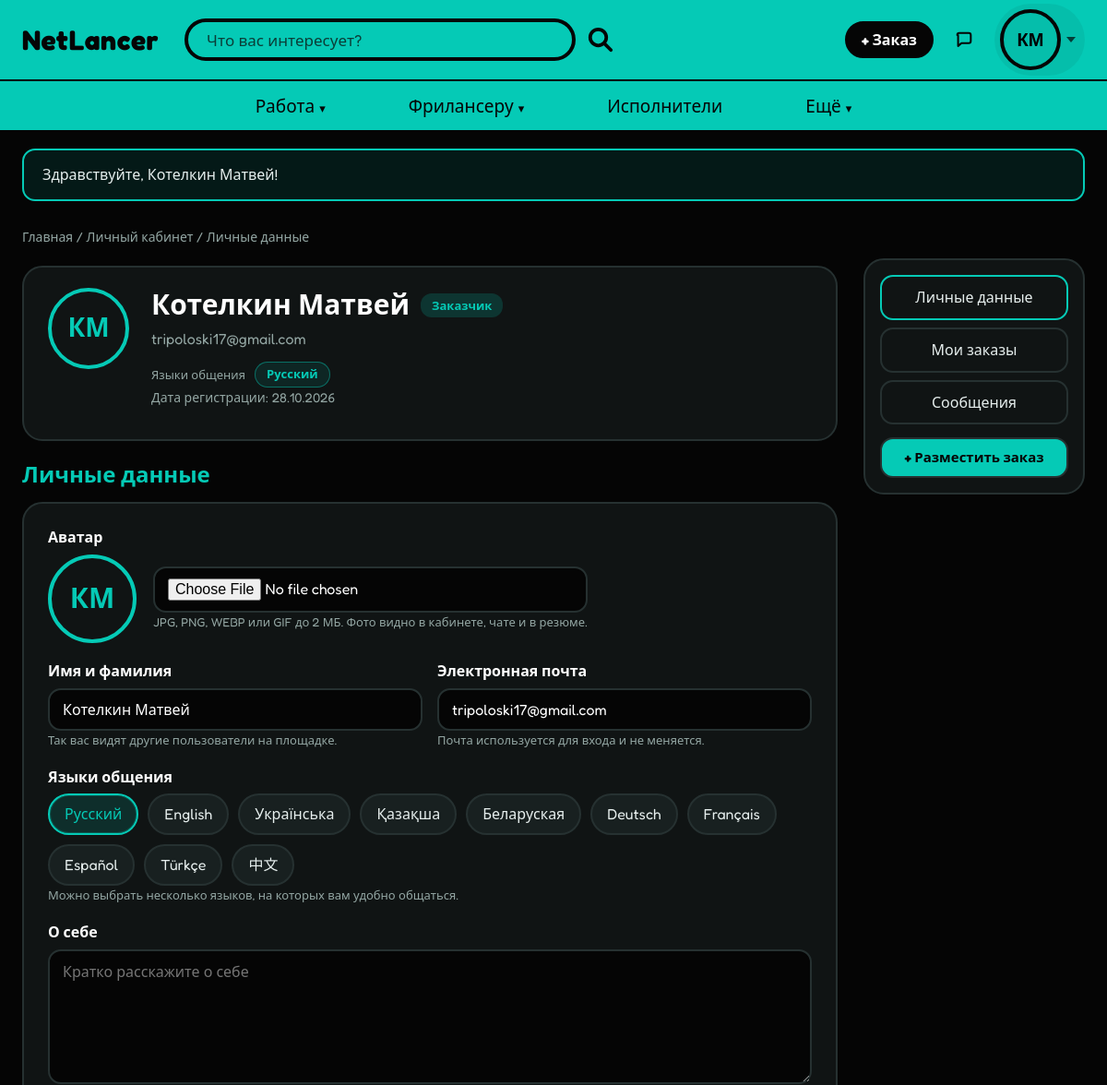
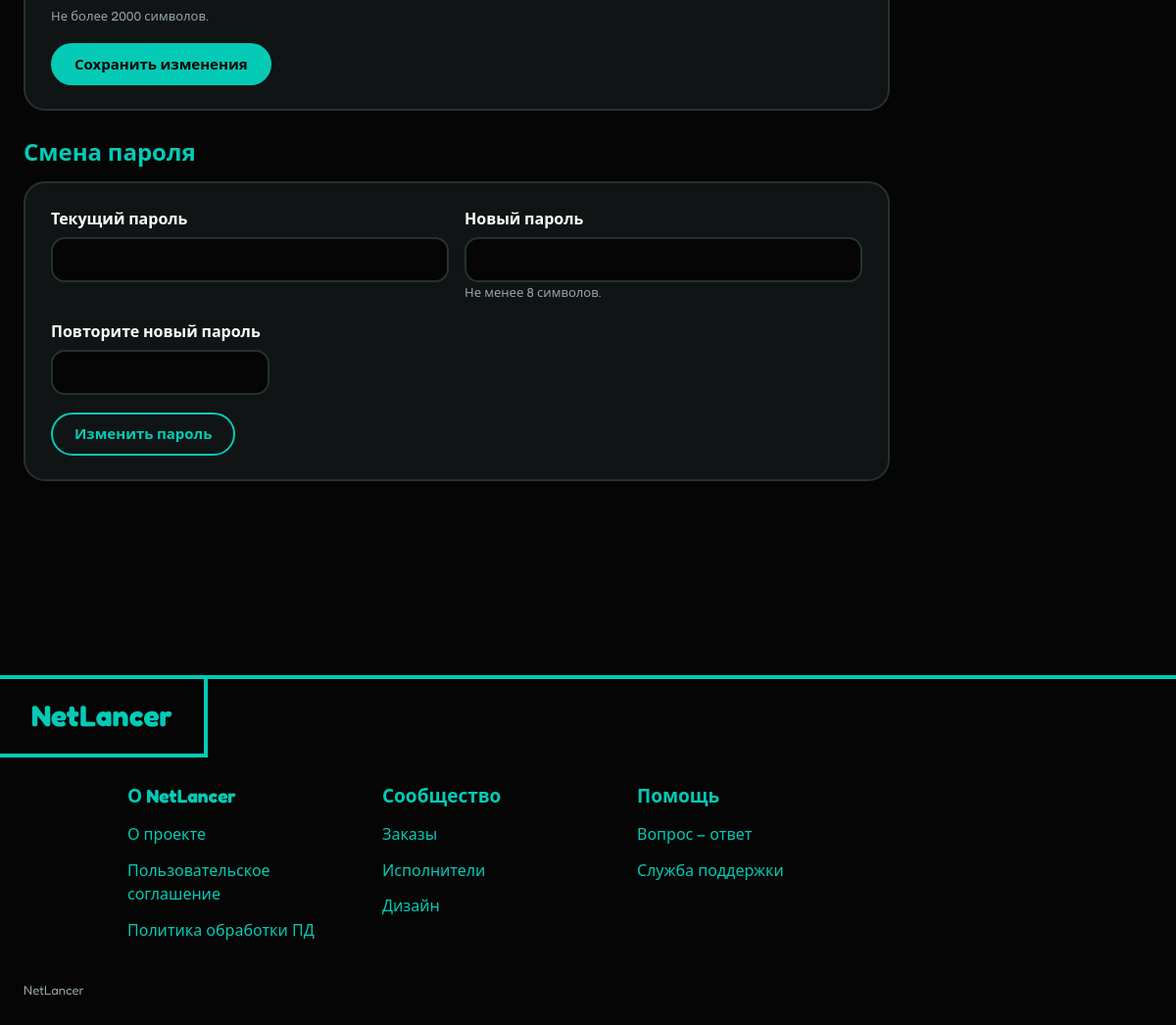
/?page=profile (signed in), run on the app's committed database (2 pictures, top to bottom).
### tables this page shows
CREATE TABLE `users` (
  `id` int(10) unsigned NOT NULL AUTO_INCREMENT,
  `name` varchar(100) NOT NULL,
  `email` varchar(150) NOT NULL,
  `password_hash` varchar(255) NOT NULL,
  `role` enum('customer','executor','admin') NOT NULL,
  `about` text DEFAULT NULL,
  `language` varchar(100) NOT NULL DEFAULT 'ru',
  `avatar` varchar(255) DEFAULT NULL,
  `is_blocked` tinyint(1) NOT NULL DEFAULT 0,
  `created_at` datetime NOT NULL DEFAULT current_timestamp(),
  PRIMARY KEY (`id`),
  UNIQUE KEY `uq_users_email` (`email`)
);

### controllers/CabinetController.php (called while the page is built, shortened)
<?php
class CabinetController
{
    public static function profile(): void
    {
        $user = require_login();
        $errors = [];
        render('cabinet/profile', ['title' => 'Профиль', 'user' => $user, 'errors' => $errors]);
    }
}

### index.php (called while the page is built, shortened)
<?php
require __DIR__ . '/core/db.php';
require __DIR__ . '/core/helpers.php';
$routes = [
    'home'     => ['HomeController', 'index'],
    'category' => ['HomeController', 'category'],
    'info'     => ['HomeController', 'info'],
    'register' => ['AuthController', 'register'],
    'login'    => ['AuthController', 'login'],
    'logout'   => ['AuthController', 'logout'],
    'orders'         => ['OrderController', 'index'],
    'order'          => ['OrderController', 'show'],
    'order_create'   => ['OrderController', 'create'],
    'order_edit'     => ['OrderController', 'edit'],
    'order_cancel'   => ['OrderController', 'cancel'],
    'order_deliver'  => ['OrderController', 'deliver'],
    'order_complete' => ['OrderController', 'complete'],
    'order_review'   => ['OrderController', 'review'],
    'response_create'   => ['ResponseController', 'create'],
    'response_withdraw' => ['ResponseController', 'withdraw'],
    'response_accept'   => ['ResponseController', 'accept'],
    'resumes'     => ['ResumeController', 'index'],
    'resume'      => ['ResumeController', 'show'],
    'resume_edit' => ['ResumeController', 'edit'],
    'cabinet' => ['CabinetController', 'index'],
    'profile' => ['CabinetController', 'profile'],
    'chats'       => ['ChatController', 'index'],
    'chat'        => ['ChatController', 'show'],
    'chat_start'  => ['ChatController', 'start'],
    'chat_poll'   => ['ChatController', 'poll'],
    'chat_send'   => ['ChatController', 'send'],
    'chat_delete' => ['ChatController', 'delete'],
    'admin'              => ['AdminController', 'index'],
    'admin_orders'       => ['AdminController', 'orders'],
    'admin_order_action' => ['AdminController', 'orderAction'],
    'admin_users'        => ['AdminController', 'users'],
    'admin_user_block'   => ['AdminController', 'blockUser'],
    'admin_resumes'      => ['AdminController', 'resumes'],
    'admin_resume_hide'  => ['AdminController', 'hideResume'],
    'admin_categories'   => ['AdminController', 'categories'],
    'admin_dialog'       => ['AdminController', 'dialog'],
];
$page = query('page') ?: 'home';
call_user_func($routes[$page]);

### core/db.php (called while the page is built, shortened)
<?php
function db(): PDO
{
    static $pdo = null;
    if ($pdo === null) {
        $dsn = 'mysql:host=' . DB_HOST . ';port=' . DB_PORT . ';dbname=' . DB_NAME . ';charset=utf8mb4';
        try {
            $pdo = new PDO($dsn, DB_USER, DB_PASS, [
                PDO::ATTR_ERRMODE => PDO::ERRMODE_EXCEPTION,
                PDO::ATTR_DEFAULT_FETCH_MODE => PDO::FETCH_ASSOC,
                PDO::ATTR_EMULATE_PREPARES => false,
            ]);
        } catch (PDOException $e) {
            http_response_code(500);
            exit('Не удалось подключиться к базе данных. Проверьте, что MySQL запущен, '
                . 'а настройки в config.php указаны верно.');
        }
    }
    return $pdo;
}
function db_one(string $sql, array $params = []): ?array
{
    $stmt = db()->prepare($sql);
    $stmt->execute($params);
    $row = $stmt->fetch();
    return $row ?: null;
}

### models/User.php (called while the page is built, shortened)
<?php
class User
{
    public static function find(int $id): ?array
    {
        return db_one('SELECT * FROM users WHERE id = ?', [$id]);
    }
}

### core/auth.php (called while the page is built, shortened)
<?php
function current_user(): ?array
{
    static $user = false;
    if ($user === false) {
        $user = null;
        if (!empty($_SESSION['user_id'])) {
            $user = User::find((int)$_SESSION['user_id']);
        }
    }
    return $user;
}
function require_login(): array
{
    $user = current_user();
    return $user;
}

### views/cabinet/profile.php (the view, shortened to what this page needs)
<div class="container cabinet">
    <div class="breadcrumbs">
        <a href="<?= url('home') ?>">Главная</a> /
        <a href="<?= url('cabinet') ?>">Личный кабинет</a> /
        Личные данные
    </div>
    <div class="lk-layout">
        <div class="lk-main">
            <section class="lk-card lk-card-compact">
                <div class="lk-card-main">
                    <?= user_avatar($user, 'avatar-light lk-avatar') ?>
                    <div class="lk-card-info">
                        <div class="lk-card-title">
                            <h1><?= e($user['name']) ?></h1>
                            <span class="badge badge-open"><?= e(ROLES[$user['role']]) ?></span>
                        </div>
                        <p class="muted"><?= e($user['email']) ?></p>
                        <?php $langRaw = $user['language'] ?? 'ru'; require __DIR__ . '/../partials/lang_chips.php'; ?>
                        <p class="small muted">Дата регистрации: <?= date_ru($user['created_at']) ?></p>
                    </div>
                </div>
            </section>
            <section class="lk-section">
                <div class="lk-section-head">
                    <h2>Личные данные</h2>
                </div>
                <form class="form panel lk-form" method="post" action="<?= url('profile') ?>" enctype="multipart/form-data">
                    <div class="field <?= isset($errors['avatar']) ? 'has-error' : '' ?>">
                        <label for="avatar">Аватар</label>
                        <div class="photo-edit">
                            <?= user_avatar($user, 'avatar-light photo-preview') ?>
                            <div>
                                <input class="input" type="file" id="avatar" name="avatar" accept="image/jpeg,image/png,image/webp,image/gif">
                                <div class="hint">JPG, PNG, WEBP или GIF до 2 МБ. Фото видно в кабинете, чате и в резюме.</div>
                            </div>
                        </div>
                    </div>
                    <div class="field-row">
                        <div class="field <?= isset($errors['name']) ? 'has-error' : '' ?>">
                            <label for="name">Имя и фамилия</label>
                            <input class="input" id="name" name="name" value="<?= e($user['name']) ?>" maxlength="100" required>
                            <div class="hint">Так вас видят другие пользователи на площадке.</div>
                        </div>
                        <div class="field">
                            <label for="email">Электронная почта</label>
                            <input class="input" id="email" value="<?= e($user['email']) ?>" disabled>
                            <div class="hint">Почта используется для входа и не меняется.</div>
                        </div>
                    </div>
                    <div class="field <?= isset($errors['language']) ? 'has-error' : '' ?>">
                        <label>Языки общения</label>
                        <div class="lang-picker" role="group" aria-label="Языки общения">
                            <?php foreach (LANGUAGES as $code => $label): ?>
                                <label class="lang-option">
                                    <span><?= e($label) ?></span>
                                </label>
                            <?php endforeach; ?>
                        </div>
                        <div class="hint">Можно выбрать несколько языков, на которых вам удобно общаться.</div>
                    </div>
                    <div class="field <?= isset($errors['about']) ? 'has-error' : '' ?>">
                        <label for="about">О себе</label>
                        <textarea class="input" id="about" name="about" rows="6" maxlength="2000"
                                  placeholder="Кратко расскажите о себе"><?= e($user['about']) ?></textarea>
                        <div class="hint">Не более 2000 символов.</div>
                    </div>
                    <button class="btn" type="submit">Сохранить изменения</button>
                </form>
            </section>
            <section class="lk-section">
                <div class="lk-section-head">
                    <h2>Смена пароля</h2>
                </div>
                <form class="form panel lk-form" method="post" action="<?= url('profile') ?>">
                    <div class="field-row">
                        <div class="field <?= isset($errors['current']) ? 'has-error' : '' ?>">
                            <label for="current">Текущий пароль</label>
                            <input class="input" type="password" id="current" name="current" required autocomplete="current-password">
                        </div>
                        <div class="field <?= isset($errors['new']) ? 'has-error' : '' ?>">
                            <label for="new">Новый пароль</label>
                            <input class="input" type="password" id="new" name="new" minlength="8" required autocomplete="new-password">
                            <div class="hint">Не менее 8 символов.</div>
                        </div>
                    </div>
                    <div class="field <?= isset($errors['new2']) ? 'has-error' : '' ?>">
                        <label for="new2">Повторите новый пароль</label>
                        <input class="input input-narrow" type="password" id="new2" name="new2" minlength="8" required autocomplete="new-password">
                    </div>
                    <button class="btn btn-outline" type="submit">Изменить пароль</button>
                </form>
            </section>
        </div>
        <?php require __DIR__ . '/../partials/lk_nav.php'; ?>
    </div>
</div>

### core/helpers.php (shortened to what this page needs)
<?php
function language_codes(?string $raw): array
{
    $codes = [];
    foreach (explode(',', (string)$raw) as $code) {
        $code = trim($code);
        if ($code !== '' && isset(LANGUAGES[$code]) && !in_array($code, $codes, true)) {
            $codes[] = $code;
        }
    }
    return $codes;
}
function language_label(?string $code): string
{
    $code = $code ?: 'ru';
    return LANGUAGES[$code] ?? $code;
}
function e($value): string
{
    return htmlspecialchars((string)$value, ENT_QUOTES, 'UTF-8');
}
function url(string $page, array $params = []): string
{
    return '?' . http_build_query(['page' => $page] + $params);
}
function render(string $view, array $data = []): void
{
    extract($data);
    require __DIR__ . '/../views/layout/header.php';
    require __DIR__ . '/../views/' . $view . '.php';
    require __DIR__ . '/../views/layout/footer.php';
}
function date_ru(?string $date, bool $withTime = false): string
{
    return date($withTime ? 'd.m.Y H:i' : 'd.m.Y', strtotime($date));
}
function initials(string $name): string
{
    $letters = '';
    foreach (array_slice(preg_split('/\s+/u', trim($name)), 0, 2) as $part) {
        $letters .= mb_strtoupper(mb_substr($part, 0, 1));
    }
    return $letters;
}
function user_avatar(array $user, string $extraClass = ''): string
{
    $class = trim('avatar ' . $extraClass);
    $name = $user['name'] ?? $user['user_name'] ?? '';
    $photo = $user['avatar'] ?? $user['photo'] ?? null;
    return '<span class="' . e($class) . '">' . e(initials($name)) . '</span>';
}

### views/partials/lang_chips.php
<?php
$langCodes = language_codes($langRaw ?? null) ?: ['ru'];
$langClass = trim('lang-chips ' . ($langClass ?? ''));
?>
<div class="<?= e($langClass) ?>">
    <span class="lang-chips-label">Языки общения</span>
    <ul class="lang-chip-list" aria-label="Языки общения">
        <?php foreach ($langCodes as $code): ?>
            <li><?= e(language_label($code)) ?></li>
        <?php endforeach; ?>
    </ul>
</div>

### data on the page
users: name "КМ КМ КМ", name "Котелкин Матвей", role "Заказчик", email "tripoloski17@gmail.com", language "Русский", created_at "28.10.2026", label "Русский"

### other printed values
$flash['text'] "Здравствуйте, Котелкин Матвей!"
$label "English"
$label "Українська"
$label "Қазақша"
$label "Беларуская"
$label "Deutsch"
$label "Français"
$label "Español"
$label "Türkçe"
$label "中文"
